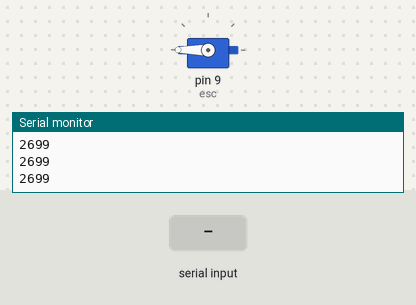
This sketch was run on a simulated Arduino Uno, built with avr-gcc and run on an emulated ATmega328P. Parts: servo, the last lines printed to the serial monitor. Inputs (shaded band) come from the test bench.

Above: at 1.2 s.
1.3 s: "90,45\n" received over Serial
At 1.45 s:
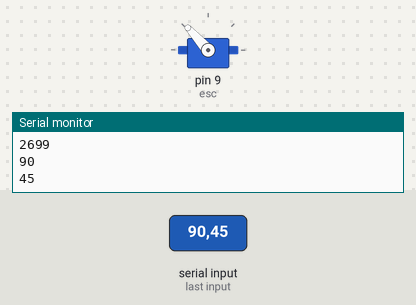
At 2.1 s:
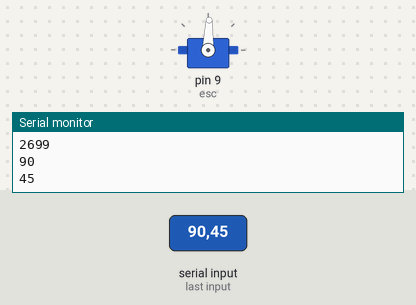
4.2 s: "30,150\n" received over Serial
At 4.36 s:
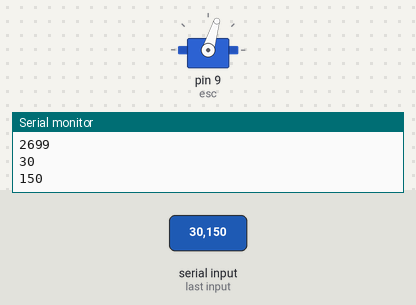
Timing chart, 0 to 7.2 s (numbered marks = the images above; inputs shaded):
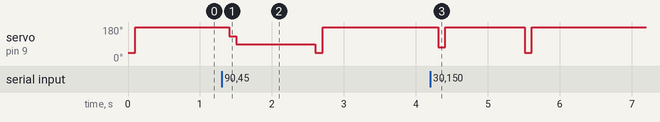

Measured:
- after the input at 1.3 s, servo on pin 9 (esc): 180° → 132° after 0.11 s, → 88° 0.10 s later, → 44° 1.1 s later, → 180° 0.10 s later
- after the input at 4.2 s, servo on pin 9 (esc): 180° → 73° after 0.11 s, → 180° 0.10 s later, → 44° 1.1 s later, → 180° 0.10 s later

The sketch:

motortest.ino
```cpp
#include <Servo.h>//Using servo library to control ESC

Servo esc; //Creating a servo class with name as esc
void setup()

{
Serial.begin(9600);
esc.attach(9); //Specify the esc signal pin,Here as D8

esc.writeMicroseconds(1000); //initialize the signal to 1000

Serial.println("Completed Setup");
}

void loop()

{
  int val;
  while(Serial.available()>0){
    val=Serial.parseInt();
    if (val >0)
      break;
  }
    Serial.println(val);
    delay(100);
    val= map(val, 0, 100,1000,2000); //mapping val to minimum and maximum(Change if needed)

    esc.writeMicroseconds(val); //using val as the signal to esc
}
```
